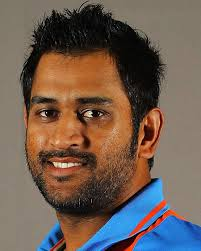
#> input picture cmd-utility/source-images/image-file (1).jpg, 201 x 251 px; its folder holds only this picture in this run
$ python image-plagiarism.py 'source-images/image-file (1).jpg'
#> lines starting #> are read from the running program, lines starting #| are printed output that depends on the picture
import os
import sys

import re
import cv2
import numpy as np
import matplotlib.pyplot as plt

# image plagiarism detection

image_files = []
image_data = []

def FMM(name):#five modules algorithm
#> called with name = 'source-images/image-file (1).jpg'
    img = cv2.imread(name)
#> img is the input picture: shape (251, 201, 3); mean B, G, R 82.5, 93.9, 112.1
    img = cv2.resize(img,(50,50))
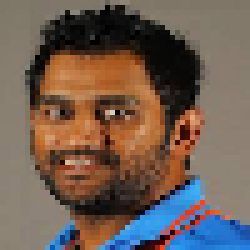
#> img: shape (50, 50, 3) (shown 5 times larger); mean B, G, R 82.6, 94, 112.1
    img = cv2.cvtColor(img, cv2.COLOR_BGR2GRAY)
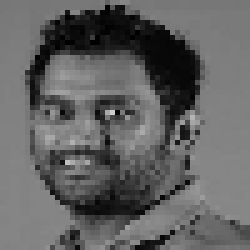
#> img: shape (50, 50) (shown 5 times larger); min 0, max 205, mean 98.1
    rows,cols = img.shape
#> rows = 50; cols = 50
    for i in range(rows):
        for j in range(cols):
            if img[i,j] < 120:
                img[i,j] = 210
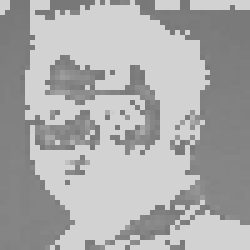
#> img: shape (50, 50) (shown 5 times larger); min 120, max 210, mean 170.4
    for i in range(rows):
        for j in range(cols):
            k = img[i,j]
            if (k % 5) == 4:
                img[i,j] = k + 1
            elif (k % 5) == 3:
                img[i,j] = k + 2
            elif (k % 5) == 2:
                img[i,j] = k - 2
            elif (k % 5) == 1:
                img[i,j] = k - 1
    for i in range(rows):
        for j in range(cols):
            k = img[i,j]
            k = k / 5
            img[i,j] = k
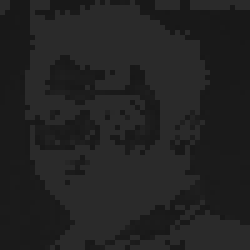
#> img: shape (50, 50) (shown 5 times larger); min 24, max 42, mean 34.1
    temp = img.ravel()
#> temp = 2500 values, max 42 at index 0, min 24 at index 2, mean 34.07
    temp = np.min(img)
#> temp = 24
    for i in range(rows):
        for j in range(cols):
            if img[i,j] > 0:
                img[i,j] = img[i,j] - temp
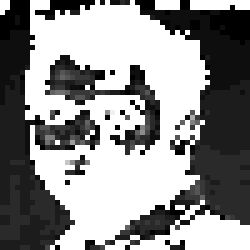
#> img: shape (50, 50) (shown 5 times larger); min 0, max 18, mean 10.07; drawn with min black and max white

    hist = cv2.calcHist([img], [0], None, [256], [0, 256])
#> hist = 256 values, max 1257 at index 18, min 0 at index 13, mean 9.77
    return hist

def LoadSourceImage():
    if len(image_files) == 0:
        for root, dirs, directory in os.walk('source-images'):
            for j in range(len(directory)):
                hist = FMM(root+"/"+directory[j])
                image_data.append(hist)
                image_files.append(directory[j])
    output = 'Source Image File Name --- Histogram Values\n'
    for i in range(len(image_files)):
        output+=image_files[i] +' --- '+ str(image_data[i]) +'\n'
    print(output)
#> (printed output is left out)
    print('\n------------------------------------------------------\n')

def TestImagePlagiarism():
    output = ''
    myfile = sys.argv[1]
    name = str(myfile)
    hist = FMM(name)
    similarity = 0
    file = 'No Match Found'
    hist1 = 0
    for i in range(len(image_files)):
        metric_val = cv2.compareHist(hist, image_data[i], cv2.HISTCMP_INTERSECT)
        if metric_val > similarity:
            similarity = metric_val
            file = image_files[i]
            hist1 = image_data[i]
#> this loop made 1 pass
#> (metric_val, similarity) on pass 1: (2500, 2500)
#> after the loop, file = 'image-file (1).jpg'; hist1 has the same summary as hist in FMM; similarity = 2500
    result = 'No Plagiarism Detected'
    if similarity >= 2000:
        result = 'Plagiarism Detected'
    fig, ax = plt.subplots(2,1)
    ax[0].plot(hist1, color = 'b')
    ax[1].plot(hist, color = 'g')
    plt.xlim([0, 256])
    ax[0].set_title('Original image')
    ax[1].set_title('Plagiarised image')
    plt.show()
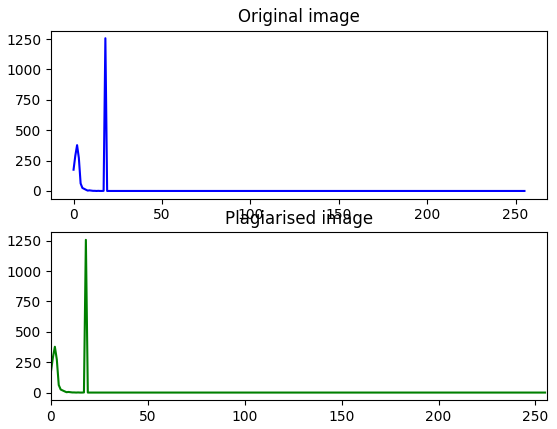
#> figure drawn by matplotlib, 2 panels; panel 1: curve peaks at x = 18, y = 1257; panel 2: curve peaks at x = 18, y = 1257
    print('Source Image: \t\t\t'+file+'\nSuspicious Image: \t\t'+name+'\nHistogram Matching Score: \t'+str(similarity)+'\nPlagiarism Result: \t\t'+result)
#| Source Image: 			image-file (1).jpg
#| Suspicious Image: 		source-images/image-file (1).jpg
#| Histogram Matching Score: 	2500.0
#| Plagiarism Result: 		Plagiarism Detected
    print('\n------------------------------------------------------\n')


# driver code

LoadSourceImage()
TestImagePlagiarism()

$ run again, on cmd-utility/source-images/image-file (6).jpg
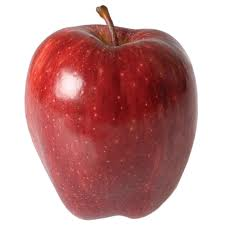
#> input picture cmd-utility/source-images/image-file (6).jpg, 225 x 225 px
#> in FMM, img is the input picture: shape (225, 225, 3); mean B, G, R 150.7, 151, 197.6
#> in FMM, `temp = img.ravel()`: temp = 2500 values, max 51 at index 0, min 24 at index 362, mean 44.65
#> in FMM, `temp = np.min(img)`: temp = 24
#> after the loop in FMM, `for i in range(rows):`:
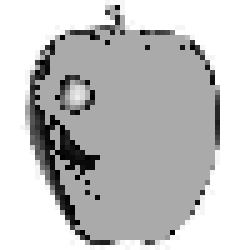
#> img: shape (50, 50) (shown 5 times larger); min 0, max 27, mean 20.6; drawn with min black and max white
#> in FMM, `hist = cv2.calcHist([img], [0], None, [256], [0, 256])`: hist = 256 values, max 1135 at index 18, min 0 at index 28, mean 9.77
#> (printed output is left out)
#> the loop in TestImagePlagiarism, `for i in range(len(image_files)):` made 1 pass
#> (metric_val, similarity) on pass 1: (2500, 2500)
#> after the loop in TestImagePlagiarism, `for i in range(len(image_files)):`: file = 'image-file (6).jpg'; hist1 has the same summary as hist in FMM; similarity = 2500
#> in TestImagePlagiarism, `plt.show()`:
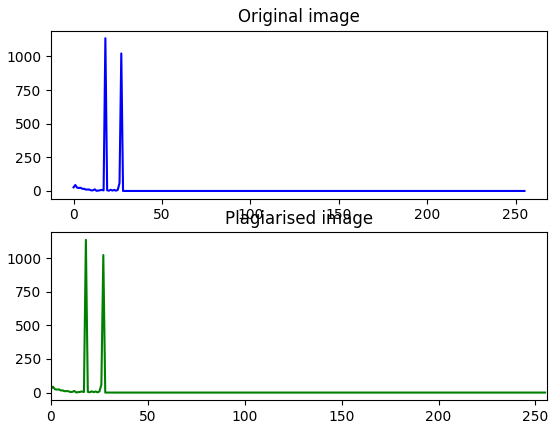
#> figure drawn by matplotlib, 2 panels; panel 1: curve peaks at x = 18, y = 1135; panel 2: curve peaks at x = 18, y = 1135
#| Source Image: 			image-file (6).jpg
#| Suspicious Image: 		source-images/image-file (6).jpg
#| Histogram Matching Score: 	2500.0
#| Plagiarism Result: 		Plagiarism Detected
